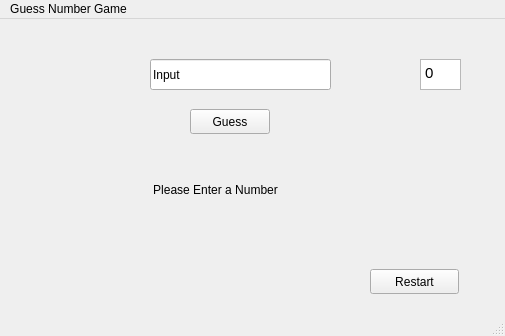
<?xml version="1.0" encoding="UTF-8"?>
<ui version="4.0">
 <class>MainWindow</class>
 <widget class="QMainWindow" name="MainWindow">
  <property name="geometry">
   <rect>
    <x>0</x>
    <y>0</y>
    <width>505</width>
    <height>336</height>
   </rect>
  </property>
  <property name="windowTitle">
   <string>MainWindow</string>
  </property>
  <widget class="QWidget" name="centralwidget">
   <widget class="QPushButton" name="GuessButton">
    <property name="geometry">
     <rect>
      <x>190</x>
      <y>90</y>
      <width>80</width>
      <height>25</height>
     </rect>
    </property>
    <property name="toolTip">
     <string>&lt;html&gt;&lt;head/&gt;&lt;body&gt;&lt;p&gt;&lt;br/&gt;&lt;/p&gt;&lt;/body&gt;&lt;/html&gt;</string>
    </property>
    <property name="text">
     <string>Guess</string>
    </property>
   </widget>
   <widget class="QPushButton" name="RestartButton">
    <property name="geometry">
     <rect>
      <x>370</x>
      <y>250</y>
      <width>89</width>
      <height>25</height>
     </rect>
    </property>
    <property name="text">
     <string>Restart</string>
    </property>
   </widget>
   <widget class="QLabel" name="Message">
    <property name="geometry">
     <rect>
      <x>80</x>
      <y>150</y>
      <width>321</width>
      <height>41</height>
     </rect>
    </property>
    <property name="text">
     <string>                      Please Enter a Number</string>
    </property>
   </widget>
   <widget class="QLineEdit" name="Input">
    <property name="geometry">
     <rect>
      <x>150</x>
      <y>40</y>
      <width>181</width>
      <height>31</height>
     </rect>
    </property>
    <property name="text">
     <string>Input</string>
    </property>
   </widget>
   <widget class="QTextEdit" name="Counter">
    <property name="geometry">
     <rect>
      <x>420</x>
      <y>40</y>
      <width>41</width>
      <height>31</height>
     </rect>
    </property>
    <property name="html">
     <string>&lt;!DOCTYPE HTML PUBLIC &quot;-//W3C//DTD HTML 4.0//EN&quot; &quot;http://www.w3.org/TR/REC-html40/strict.dtd&quot;&gt;
&lt;html&gt;&lt;head&gt;&lt;meta name=&quot;qrichtext&quot; content=&quot;1&quot; /&gt;&lt;meta charset=&quot;utf-8&quot; /&gt;&lt;style type=&quot;text/css&quot;&gt;
p, li { white-space: pre-wrap; }
hr { height: 1px; border-width: 0; }
&lt;/style&gt;&lt;/head&gt;&lt;body style=&quot; font-family:'Ubuntu'; font-size:11pt; font-weight:400; font-style:normal;&quot;&gt;
&lt;p style=&quot; margin-top:0px; margin-bottom:0px; margin-left:0px; margin-right:0px; -qt-block-indent:0; text-indent:0px;&quot;&gt;0&lt;/p&gt;&lt;/body&gt;&lt;/html&gt;</string>
    </property>
   </widget>
  </widget>
  <widget class="QMenuBar" name="menubar">
   <property name="geometry">
    <rect>
     <x>0</x>
     <y>0</y>
     <width>505</width>
     <height>22</height>
    </rect>
   </property>
   <widget class="QMenu" name="menuShows_PopUp">
    <property name="title">
     <string>Guess Number Game</string>
    </property>
   </widget>
   <addaction name="menuShows_PopUp"/>
  </widget>
  <widget class="QStatusBar" name="statusbar"/>
 </widget>
 <resources/>
 <connections/>
</ui>
